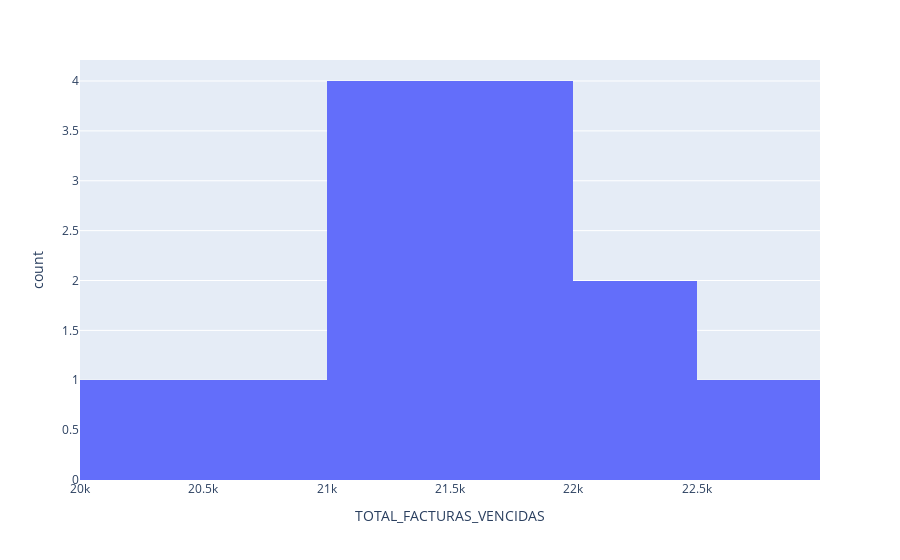

Here is the notebook cell this chart was saved with:
### Code cell
# HISTOGRAMA
fig = px.histogram(df, x='TOTAL_FACTURAS_VENCIDAS')
fig.show()

#Conclusión:: Luego de corrección en base de datos, no hay presencia de datos atípicos en el dataset.

### Figure 1 — Plotly figure (JSON) as saved in the notebook; plotly's stock layout.template omitted (floating-point values rounded to 4 significant figures)
{"data": [{"alignmentgroup": "True", "bingroup": "x", "hovertemplate": "TOTAL_FACTURAS_VENCIDAS=%{x}<br>count=%{y}<extra></extra>", "legendgroup": "", "marker": {"color": "#636efa", "pattern": {"shape": ""}}, "name": "", "offsetgroup": "", "orientation": "v", "showlegend": false, "type": "histogram", "x": [20795, 20410, 21447, 21907, 22283, 21140, 21531, 21930, 22706, 21383, 21486, 22058, 21500], "xaxis": "x", "yaxis": "y"}], "layout": {"autosize": true, "barmode": "relative", "legend": {"tracegroupgap": 0}, "margin": {"t": 60}, "xaxis": {"anchor": "y", "autorange": true, "domain": [0, 1], "range": [20000.0, 23000.0], "title": {"text": "TOTAL_FACTURAS_VENCIDAS"}, "type": "linear"}, "yaxis": {"anchor": "x", "autorange": true, "domain": [0, 1], "range": [0, 4.211], "title": {"text": "count"}}}}
